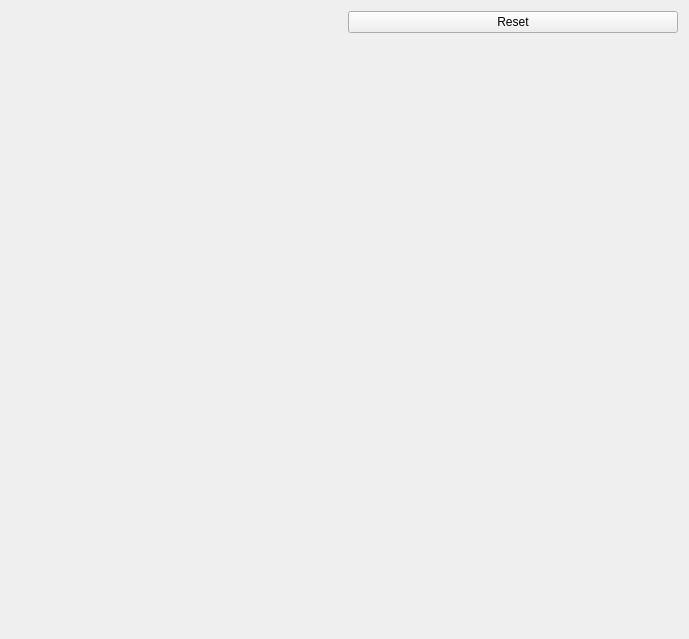
<?xml version="1.0" encoding="UTF-8"?>
<ui version="4.0">
 <class>UAV_Inertial</class>
 <widget class="QWidget" name="UAV_Inertial">
  <property name="geometry">
   <rect>
    <x>0</x>
    <y>0</y>
    <width>689</width>
    <height>639</height>
   </rect>
  </property>
  <property name="windowTitle">
   <string>Form</string>
  </property>
  <layout class="QHBoxLayout" name="horizontalLayout">
   <item>
    <layout class="QVBoxLayout" name="verticalLayout_2">
     <item>
      <widget class="QCustomPlot" name="acceleration_plot" native="true"/>
     </item>
     <item>
      <widget class="QCustomPlot" name="velocity_plot" native="true"/>
     </item>
     <item>
      <widget class="QCustomPlot" name="position_plot" native="true"/>
     </item>
    </layout>
   </item>
   <item>
    <layout class="QVBoxLayout" name="verticalLayout">
     <item>
      <widget class="QPushButton" name="reset_inertial_frame">
       <property name="text">
        <string>Reset</string>
       </property>
      </widget>
     </item>
     <item>
      <widget class="QWidget" name="position_map" native="true"/>
     </item>
     <item>
      <widget class="QWidget" name="attitude" native="true"/>
     </item>
    </layout>
   </item>
  </layout>
 </widget>
 <customwidgets>
  <customwidget>
   <class>QCustomPlot</class>
   <extends>QWidget</extends>
   <header>qcustomplot.h</header>
   <container>1</container>
  </customwidget>
 </customwidgets>
 <resources/>
 <connections/>
</ui>
